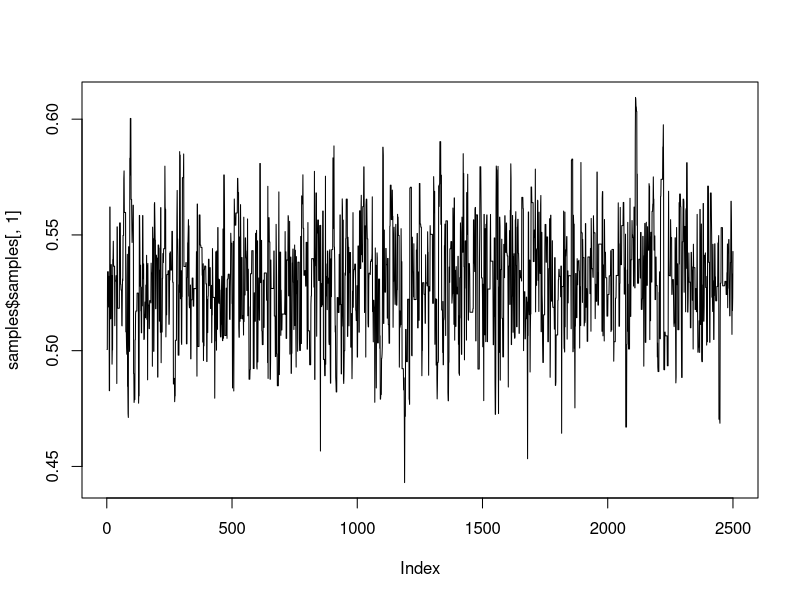
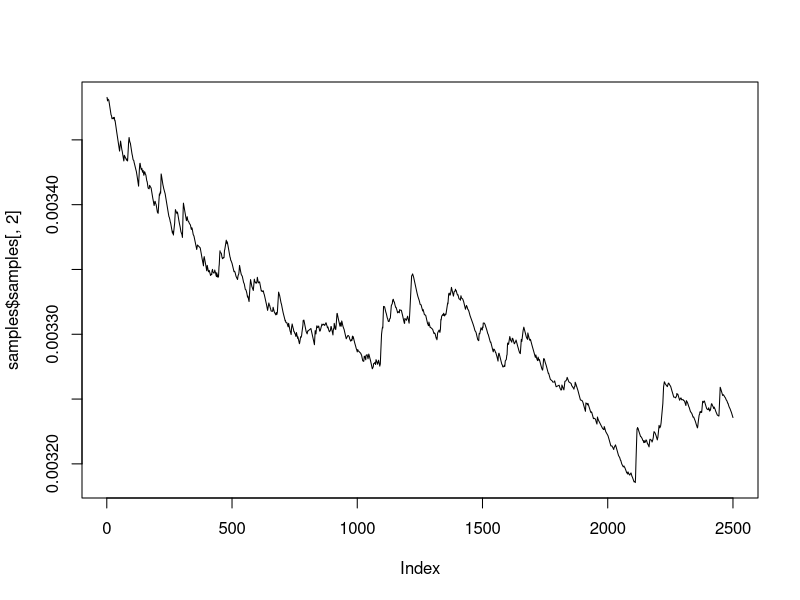

Write the R code that produced these figures, in order.
library(tidyverse)

mh_binom <- function(seed, num_mcmc, warmup = num_mcmc/2, y, a = 1, b = 1, prop_sd = .01){
  # seed
  set.seed(seed)
  
  # convenience
  n <- length(y)
  
  # storage
  pi_mcmc <- matrix(NA, num_mcmc, 1)
  accept_ratio <- matrix(0, num_mcmc, 1)
  
  # initialize
  pi <- rbeta(1, 1, 1)
  
  message(paste0("Beginning sampling at "), Sys.time())
  pb <- txtProgressBar(min = 0, max = num_mcmc, style = 3, width = 50, char = "=")
  for(iter in 2:num_mcmc){
    # pi - metropolis
    # proposal
    pi_s <- -1
    while(pi_s <= 0 | pi_s >= 1) pi_s <- pi + rnorm(1, 0, prop_sd)

    ## evaluate proposal
    log_post_current <- sum(dbinom(y, 1, pi, log = T)) + dbeta(pi, 1, 1, log = T)
    log_post_s <- sum(dbinom(y, 1, pi_s, log = T)) + dbeta(pi_s, 1, 1, log = T)
    log_r <- log_post_s - log_post_current
    if(log(runif(1)) < log_r){
      pi <- pi_s
      accept_ratio[iter,] <- 1
    }
    
    # storage
    pi_mcmc[iter,] <- pi

    # progress
    setTxtProgressBar(pb, iter)
  }
  close(pb)
  message(paste0("Ending sampling at "), Sys.time())
  
  samples <- cbind(
    pi_mcmc[(warmup+1):num_mcmc,]
  )
  
  colnames(samples) <- c("pi")
  
  return(
    list(
      samples = samples,
      accept_ratio = accept_ratio
    )
  )
  
  
  
}

df <- tibble(
  y = rbinom(500, 1, .5)
)

samples <- mh_binom(
  seed = 1,
  num_mcmc = 5000,
  y = df$y,
  prop_sd = .05
)

mean(samples$accept_ratio)
mean(samples$samples)
quantile(samples$samples, c(.025, .975))
plot(samples$samples[,1], type = "l")

# seed = 1
# num_mcmc = 5000
# warmup = 2500
# y = df$y
# a = 1
# b = 1
# initial_prop_var = .1
# adapt_period = .1*num_mcmc
# sd = 2.4^2
# epsilon = 1e-9

mh_binom_adapt <- function(seed, num_mcmc, warmup = num_mcmc/2, y, a = 1, b = 1,
                           initial_prop_var = .01, adapt_period = .1*num_mcmc, sd = 2.4^2, epsilon = 1e-9){
  # seed
  set.seed(seed)
  
  # convenience
  n <- length(y)
  
  # storage
  pi_mcmc <- matrix(NA, num_mcmc, 1)
  Ct_mcmc <- matrix(NA, num_mcmc, 1)
  accept_ratio <- matrix(0, num_mcmc, 1)
  
  # initialize
  pi <- rbeta(1, 1, 1);pi_mcmc[1,] <- pi
  
  # adaptive
  Ct <- initial_prop_var; Ct_mcmc[1,] <- Ct
  
  message(paste0("Beginning sampling at "), Sys.time())
  pb <- txtProgressBar(min = 0, max = num_mcmc, style = 3, width = 50, char = "=")
  for(iter in 2:num_mcmc){
    # pi - metropolis
    # proposal
    pi_s <- -1
    if(iter <= adapt_period){
      Ct <- initial_prop_var
    } else if(iter > adapt_period){
      Ct <- sd * cov(pi_mcmc[1:(iter-1),,drop = F]) + sd * epsilon
      Ct_mcmc[iter,] <- Ct
    }
    while(pi_s <= 0 | pi_s >= 1) pi_s <- pi + rnorm(1, 0, sqrt(Ct))
    
    ## evaluate proposal
    log_post_current <- sum(dbinom(y, 1, pi, log = T)) + dbeta(pi, 1, 1, log = T)
    log_post_s <- sum(dbinom(y, 1, pi_s, log = T)) + dbeta(pi_s, 1, 1, log = T)
    log_r <- log_post_s - log_post_current
    if(log(runif(1)) < log_r){
      pi <- pi_s
      accept_ratio[iter,] <- 1
    }
    
    # storage
    pi_mcmc[iter,] <- pi
    
    # progress
    setTxtProgressBar(pb, iter)
  }
  close(pb)
  message(paste0("Ending sampling at "), Sys.time())
  
  samples <- cbind(
    pi_mcmc[(warmup+1):num_mcmc,],
    Ct_mcmc[(warmup+1):num_mcmc,]
  )
  
  colnames(samples) <- c("pi", "Ct")
  
  return(
    list(
      samples = samples,
      accept_ratio = accept_ratio
    )
  )
}

samples <- mh_binom_adapt(
  seed = 1,
  num_mcmc = 5000,
  y = df$y,
  initial_prop_var = .05^2
)

mean(samples$accept_ratio)
mean(samples$samples[,1])
quantile(samples$samples[1], c(.025, .975))
plot(samples$samples[,2], type = "l")
